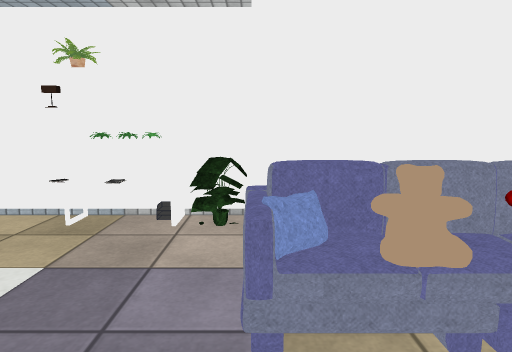
View 1 (above)

16 first-person views from a walk through a Unity game level. The camera is 1.3 m above the floor, tilts 8° down and sees 75° across. The floor is counted in squares, 0.5 m on a side. Each view is taken from the middle of a square. On the plan, view 1 faces up. The plan holds only what a view shows up to about 20 squares ahead; the rest is blank. Door leaves are left out, so doorways stand open. Some surface patterns are stand-ins.

View 2
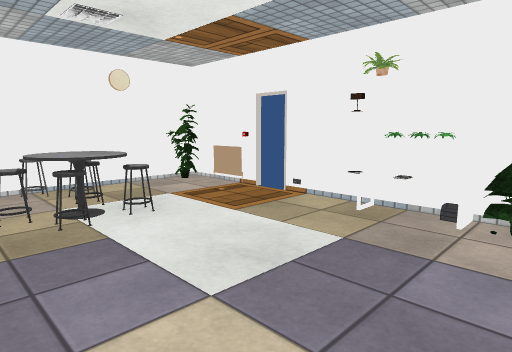

View 3
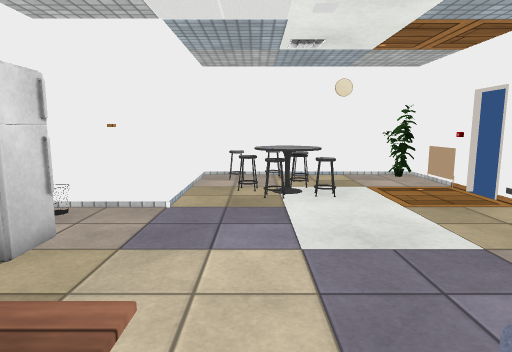

View 4
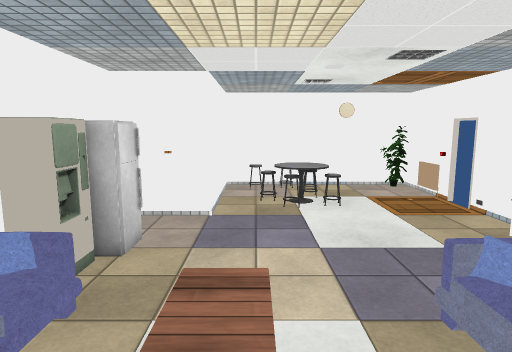

View 5
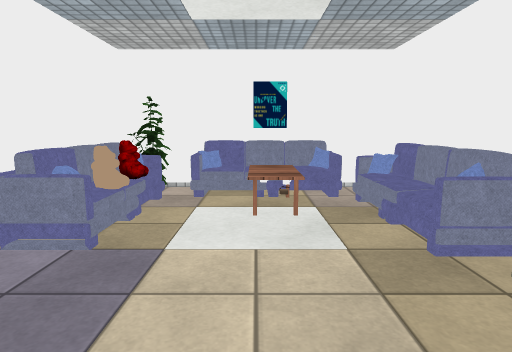

View 6
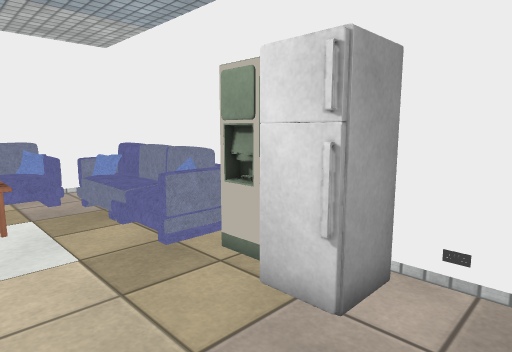

View 7
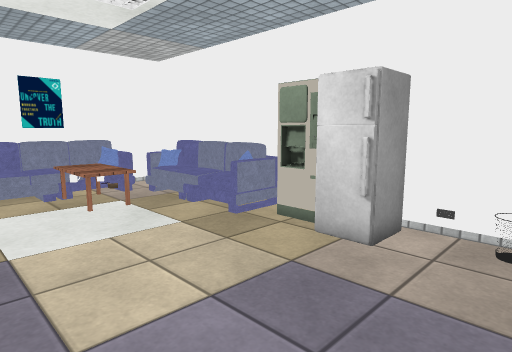

View 8
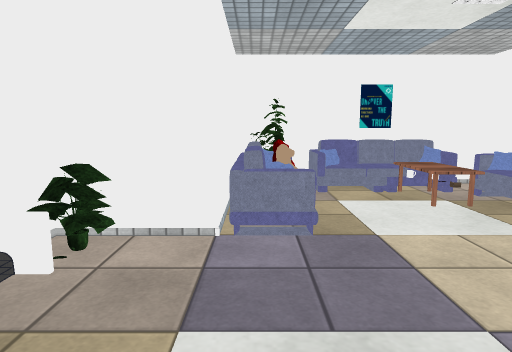

View 9
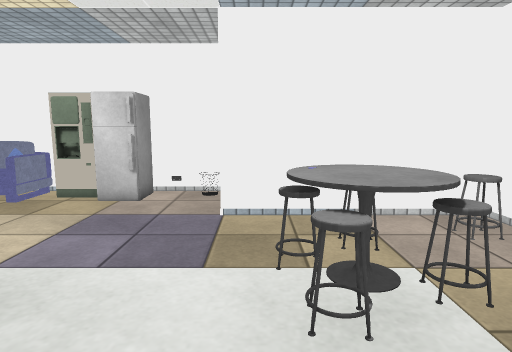

View 10
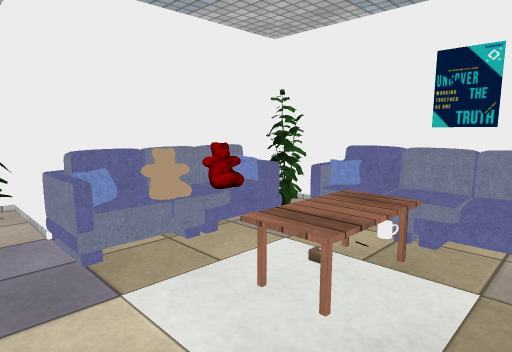

View 11
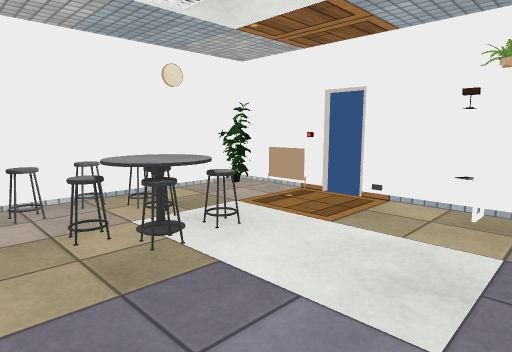

View 12
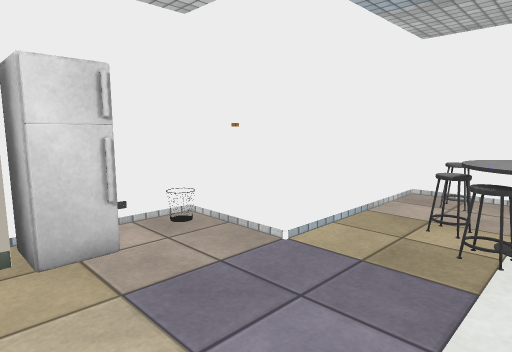

View 13
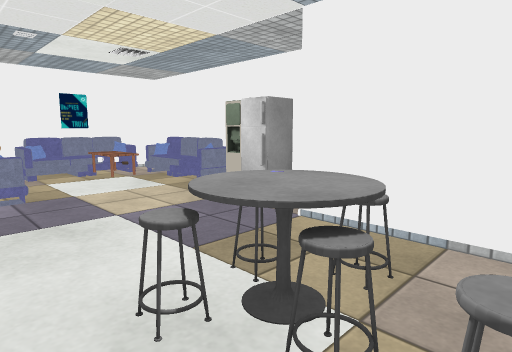

View 14
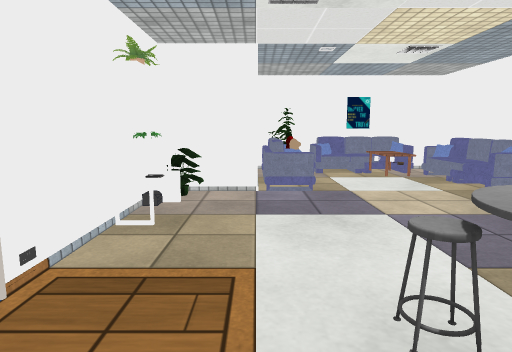

View 15
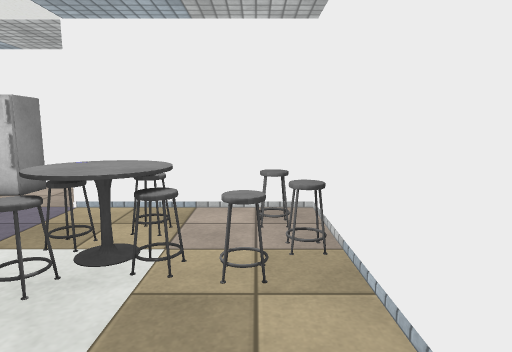

View 16
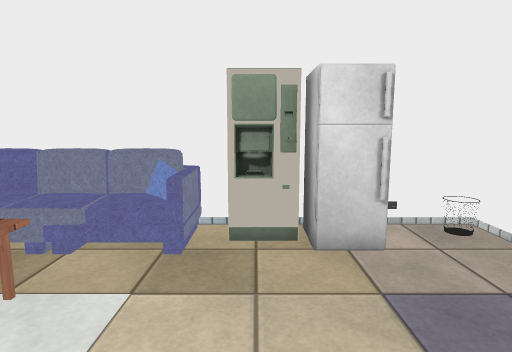

### Floor plan
Key: @ floor where view 1 was taken; # wall or solid block; x gap in a wall; . main floor; : floor 0.5 m higher than the main floor; + floor 0.75 m higher than the main floor; / step, stairs or slope; D open door; = window, fence, low wall or low ledge; L lamp; S shelf; F sofa; R radiator; P plant; T stool; A table; I fridge; O other object.
Columns run from 16 left of view 1 to 8 right of it. Each row starts with its distance up from view 1.
 10 ###ROxDxO########
  9 #P........LSSSS=#
  8 #..............=#
  7 #...............#
  6 #...............#########
  5 #...............FFFFFFPP#
  4 #.T..AT.........FF#OOFPP#
  3 #.TTTAA..........   . =##
  2 #T..AAO...............F##
  1 #...TTT...............:/#
  0 #TT..T..........@AAAA.//#
 -1 #................AAAA.: #
 -2 #########.............: #
 -3         #.............+ #
 -4         #..III###OOOOF..#
 -5         #..I ####O    =.#
 -6         ####### #########

Positions as (right, up) in squares from view 1, and headings:
1: (0, 0), facing up
2: (0, -1), facing up-left
3: (3, 1), facing left
4: (6, 0), facing left
5: (-7, 0), facing right
6: (-7, 0), facing down-right
7: (-8, 3), facing down-right
8: (-8, 5), facing right
9: (-9, 8), facing down
10: (-2, -3), facing up-right
11: (-3, -2), facing up-left
12: (-2, 3), facing down-left
13: (-14, 6), facing down-right
14: (-14, 6), facing right
15: (-14, 9), facing down
16: (-2, 3), facing down
